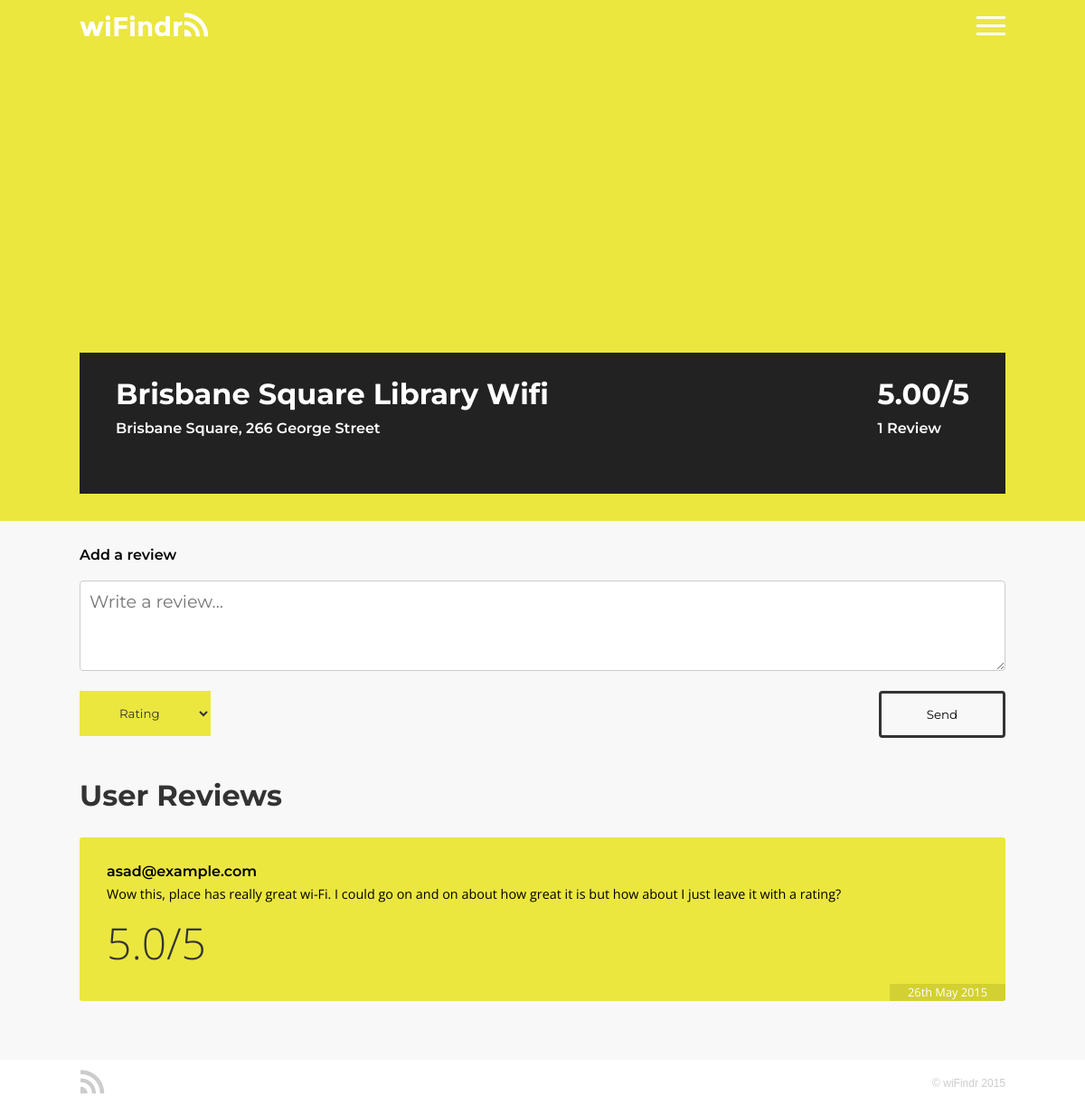
Page /hotspot.php?id=7 (signed in) on the committed database.
### tables this page shows
CREATE TABLE IF NOT EXISTS `hotspots` (
  `id` int(9) NOT NULL AUTO_INCREMENT,
  `name` varchar(40) DEFAULT NULL,
  `address` varchar(107) DEFAULT NULL,
  `suburb` varchar(25) DEFAULT NULL,
  `latitude` decimal(10,7) DEFAULT NULL,
  `longitude` decimal(10,7) DEFAULT NULL,
  `hotspot_rating` decimal(10,2) NOT NULL,
  PRIMARY KEY (`id`)
);

CREATE TABLE IF NOT EXISTS `reviews` (
  `rev_id` int(10) NOT NULL AUTO_INCREMENT,
  `hotspot_id` int(9) NOT NULL,
  `person_id` int(9) NOT NULL,
  `person_name` varchar(30) NOT NULL,
  `review_text` varchar(300) NOT NULL,
  `rating` decimal(10,1) NOT NULL,
  `date` datetime NOT NULL,
  PRIMARY KEY (`rev_id`)
);

### includes/hotspot.inc (called while the page is built)
<?php
$h_id = htmlspecialchars($_GET['id']);
try{
	$hotspot_data = $pdo->prepare('SELECT * FROM hotspots WHERE id=:id');
}
catch (PDOException $e){
	echo $e->getMessage();
}
$hotspot_data->bindValue(':id', $h_id);
$hotspot_data->execute();
$hotspot_data = $hotspot_data -> fetch();
try{
	$review_data = $pdo->prepare('SELECT * FROM reviews WHERE hotspot_id=:id ORDER BY date desc');
	$review_data->bindValue(':id', $h_id);
}
catch (PDOException $e){
	echo $e->getMessage();
}
$review_data->execute();
$ratings = $review_data->fetchAll(PDO::FETCH_COLUMN, 5);
$num_ratings = count($ratings);
if($num_ratings == 0){
	$avg_rating = "-";
}
else{
	$avg_rating = $hotspot_data['hotspot_rating'];
}
$review_data->execute();
?>

### hotspot.php (the view, shortened to what this page needs)
<?php
include 'dbconnect.inc';
include 'includes/hotspot.inc';
?>
<!DOCTYPE html>
<html lang="en">
	<head>
		<link rel="stylesheet" href="css/reset.css" type="text/css">
		<link rel="stylesheet" href="css/style.css" type="text/css">
		<link rel="stylesheet" href="css/animation.css" type="text/css">
		<link rel="stylesheet" href="css/mobile.css" type="text/css">
	</head>
	<body onload="loadMap(<?php echo $hotspot_data['latitude'] ?>, <?php echo $hotspot_data['longitude']?>)">
		<div id="wrapper">
			<div id="header_wrap" class="yellow_bg">
	            <div id="header" class="center">
	                <a href="index.php"><img src="images/logo/logo_white.png" class="left header-logo" alt="wiFindr"></a>
	                <a href="javascript:void(0);" id="menu_icon" class="right" onclick="menu()"><img src="images/icons/menu_icon.png" alt="Open Menu"/></a>
	            </div>
	        </div>
			<div id="content">
		        <div class="yellow_bg wrap100">
			        <div class="page center padding30">
			        	<div id="map-canvas" class="map-canvas-short"></div>
			        	<div id="hotspot_title">
			        		<div class="left">
					        	<h2><?php echo $hotspot_data['name']; ?></h2>
					        	<h3 id="hotspot_address"><?php echo $hotspot_data['address']; ?></h3>
				        	</div>
				        	<div id="rating_overview" class="right">
				        		<h2><?php echo $avg_rating; ?>/5</h2>
				        		<h3><?php
					        			if ($num_ratings == 1){
					        				echo $num_ratings," Review";
					        			}
					        			else{
					        				echo $num_ratings," Reviews";
					        			}
				        			?>
				        		 </h3>
				        	</div>
				        </div>
			        </div>
		    	</div>
		        <div class="page center padding30">
		        	<?php if (isset($_SESSION["username"])){ ?>
		        	<h3>Add a review</h3>
		        		<form method='POST' action='review.php' id='review'>
		        			<textarea placeholder='Write a review...'' id='review_text' name='review_text'
		        							oninvalid='setCustomValidity('Please write a review here.')'
		        							onchange='try{setCustomValidity('')}catch(e){}'
		        							required></textarea>
		        			<select id='rating' name='rating'
		        							oninvalid='setCustomValidity('Don't forget to rate.')'
		        							onchange='try{setCustomValidity('')}catch(e){}'
		        							required>
									<option value=''>Rating</option>
								</select>
		        			<input id='send_review' type='submit' value='Send' class='right' />
		        		</form>
		        	<?php } else {}; ?>
		        	<h2>User Reviews</h2>
		        	<?php
		        		foreach($review_data as $review){
		        			$format_date = date("jS M Y", strtotime($review['date']));
		        			echo "<div class='user-review'>
		        					<h3>",$review['person_name'],"</h3>
		        					<p>",$review['review_text'],"</p>
		        					<div class='user-rating'>
		        					<h2>",$review['rating'],"/5</h2>
		        					</div>
		        					<div class='timestamp'>",$format_date,"</div>
		        					</div>";
		        		}
		        	?>
		        </div>
		    </div>
		    <div id="footer_wrap">
				<div id="footer" class="page center">
					<img class="left" src="images/logo/footer_icon.png" alt="wiFindr" />
					<p id="copyright" class="right">&copy; wiFindr 2015</p>
				</div>
			</div>
		</div>
	</body>
</html>

### css/style.css (style rules this page uses)
body { background-color: #f8f8f8; overflow-x: hidden; height: 100%; }
#wrapper { min-height: 100vh; position: relative; overflow-x:hidden; }
#content { padding-bottom:70px; overflow: hidden; height: auto; }
.left { float:left; }
.right { float: right; }
.center { margin: 0 auto 0 auto; }
h2 { font-family: "Montserrat", sans-serif; font-size: 2em; font-weight: 700; color: #333; margin: 10px 0px 10px 0px; }
h3 { font-family: "Montserrat", sans-serif; font-size: 1em; font-weight: 600; }
.page { width: 1024px; position: relative; overflow: hidden; height: auto; }
.yellow_bg { background-color: rgba(235, 231, 63, 1); }
.padding30 { padding: 30px; }
.wrap100 { width: 100%; }
#header_wrap { height: 60px; width: 100%; }
#header { width: 1024px; height: 60px; }
.header-logo { margin-top: 12px; }
#menu_icon { position: relative; top: 18px; right: 0px; display: block; z-index: 10; }
#footer_wrap, #footer_scroll_wrap { width: 100%; height: 30px; padding: 10px 0px 10px 0px; background: #fff; position: absolute; bottom: 0px; }
#footer_wrap { position: absolute; bottom: 0px; left:0px; }
#copyright { margin: 10px 0px 10px 0px; font-family: sans-serif; color: #ccc; font-size: 12px; }
.map-canvas-short { height:300px; width: 100%; margin: 0; padding: 0; }
#hotspot_title { padding: 20px 40px 40px 40px; background-color: #222222; overflow: hidden; height: auto; }
#hotspot_title, #hotspot_title h2 { color: #fff; }
#hotspot_title h3 { max-width: 600px; line-height: 1.5; }
#hotspot_address { margin-bottom: 20px; }
#rating_overview { margin-left: 20px; }
#review { margin: 0px 0px 50px 0px; }
#review_text { width: 100%; box-sizing: border-box; height: 100px; margin: 20px 0px; border-radius: 4px; border: 1px solid #ccc; padding: 10px; font-family: "Montserrat"; font-size: 1.2em; }
#rating { padding: 16px 40px; font-family: "Montserrat"; color: #333; background-color: #EBE73F; border: 0px; outline: none; }
#send_review { padding: 15px 50px; background: none; box-sizing: border-box; border: 3px solid #333; border-radius: 4px; font-family: "Montserrat"; }
.user-review:nth-of-type(1) { margin-top: 30px; }
.user-review { padding: 30px; margin: 15px 0px 15px 0px; background-color: #EBE73F; border-radius: 3px; position: relative; min-height: 76px; overflow: hidden; height: auto; }
.user-review p { margin-top: 7px; line-height: 1.4em; font-size: 0.9em; }
.user-rating { height:auto; float: left; }
.user-rating h2 { font-family: "Open Sans",sans-serif; font-weight: 100; font-size: 3em; margin-top: 20px; }
.timestamp { position: absolute; bottom: 0px; right: 0px; padding: 3px 20px 3px 20px; background-color: #D3D033; color: #fff; font-size: 0.8em; }

### css/animation.css (style rules this page uses)
#search-bar, #registration input, .result, #menu_wrap, body, #menu_wrap ul li, #menu_icon, #login, #search_again, #send_review { -webkit-transition: all 0.2s ease-in-out; -moz-transition: all 0.2s ease-in-out; -o-transition: all 0.2s ease-in-out; transition: all 0.2s ease-in-out; }

### rows in the picture
hotspots: name "Brisbane Square Library Wifi", address "Brisbane Square, 266 George Street", hotspot_rating "5.00"
reviews: person_name "asad@example.com", review_text "Wow this, place has really great wi-Fi. I could go on and on about how great it is but how about I just leave it with a rating?", rating "5.0", date "26th May 2015"

### other values in the picture
$num_ratings "1"
